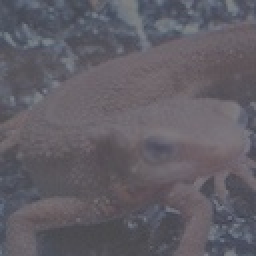
#> input picture Question_11_20/image_11_20/imori_dark.jpg, 128 x 128 px, found by its file name (shown 2 times larger)
$ python q23.py   (older library calls are emulated)
#> lines starting #> are read from the running program, lines starting #| are printed output that depends on the picture
import cv2
import numpy as np
import matplotlib.pyplot as plt

def equalization(_img, z_max = 255):
#> called with z_max = 255
    img = _img.copy()
    out = img.copy()
    if len(img.shape) == 3:
        H,W,C = img.shape
#> H = 128; W = 128; C = 3
    else:
        img = np.expand_dims(img, axis = -1)
        H,W,C = img.shape

    S = H * W * C * 1.
#> S = 49152
    sum_h = 0

    for i in range(z_max+1):
        ind = np.where(img == i)
        sum_h += len(img[ind])
        out[ind] = z_max/S*sum_h
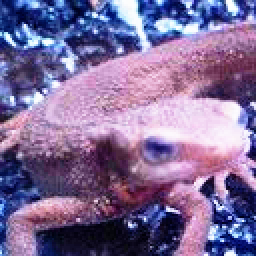
#> out: shape (128, 128, 3) float64 (shown 2 times larger); mean B, G, R 153.5, 108.7, 128.6
#> after the loop, sum_h = 49152

    out = out.astype(np.uint8)
    return out


img = cv2.imread("./image_21_30/imori_dark.jpg").astype(np.float)
# out = img.copy()
out = equalization(img)

plt.hist(out.ravel(), bins= 225, rwidth = 0.8, range = (0, 255))
plt.savefig("./image_21_30/answer22_2.jpg")
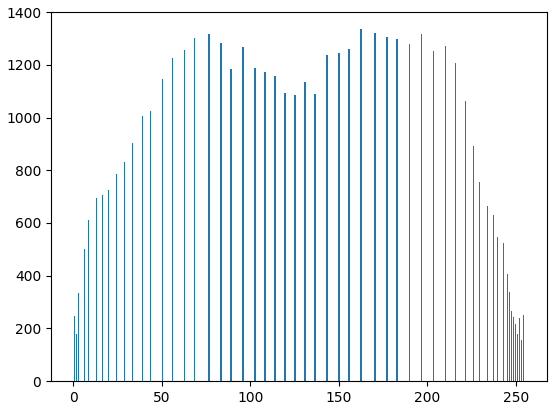
#> figure drawn by matplotlib, 1 panel; tallest bar 1335 high, from x = 162.2 to 163.1
plt.show()

cv2.imwrite("./image_21_30/answer22_1.jpg", out)
cv2.imshow("result", out)
cv2.waitKey(0)
cv2.destroyAllWindows()
